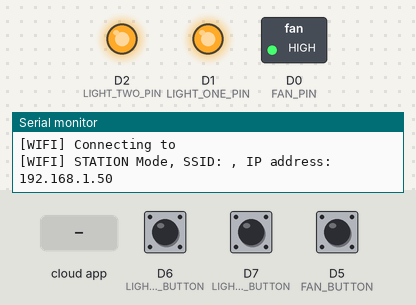
Bench run of a sketch on a simulated ESP8266 (NodeMCU). Shown: switched loads named in the sketch (green lamp = pin HIGH), output pins drawn as LEDs (lit = HIGH), the last lines printed to the serial monitor. The inputs (shaded band) are chosen by the test bench; at power-on: D5 (FAN_BUTTON) HIGH, D6 (LIGHT_ONE_BUTTON) HIGH, D7 (LIGHT_TWO_BUTTON) HIGH. WiFi joins after 1.5 s; servers stay silent unless stated.

Above: at 2.7 s.
2.8 s: the phone or cloud app sets Fan.1 to 1
At 3.4 s:
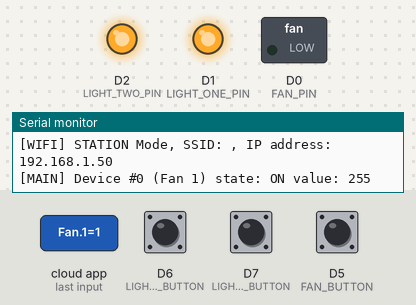
4.3 s: the phone or cloud app sets Light.1 to 1
At 5.5 s:
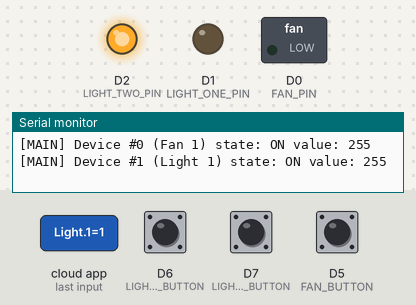
5.8 s: the phone or cloud app sets Fan.1 to 0
At 6.9 s:
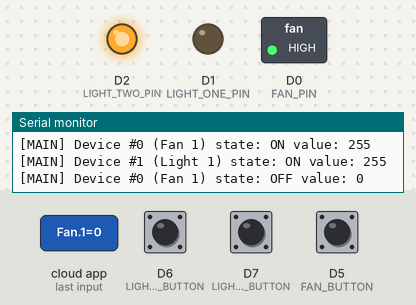
7.3 s: the phone or cloud app sets Light.5 to 1
At 8.0 s:
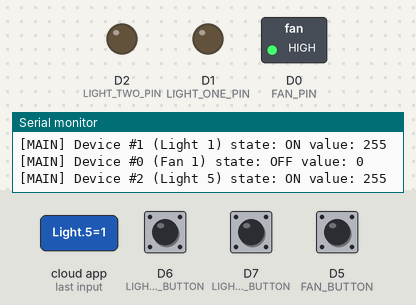
8.8 s: the phone or cloud app sets Light.1 to 0
At 9.1 s:
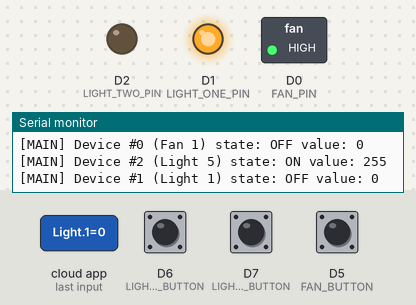
10.3 s: D5 (FAN_BUTTON) pulled LOW for 0.15 s
At 10.37 s:
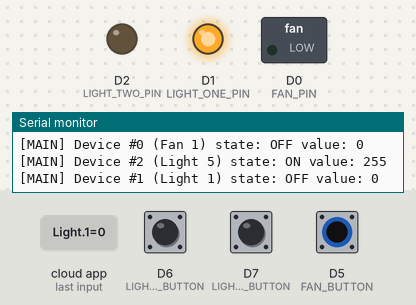
Timing chart, 0 to 12.9 s (numbered marks = the images above; inputs shaded):
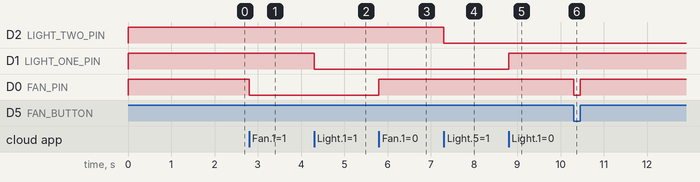

Measured:
- after the input at 2.8 s, D0 (FAN_PIN): HIGH → LOW at once
- after the input at 4.3 s, D1 (LIGHT_ONE_PIN): HIGH → LOW at once
- after the input at 5.8 s, D0 (FAN_PIN): LOW → HIGH at once
- after the input at 7.3 s, D2 (LIGHT_TWO_PIN): HIGH → LOW at once
- after the input at 8.8 s, D1 (LIGHT_ONE_PIN): LOW → HIGH at once
- after the input at 10.3 s, D0 (FAN_PIN): HIGH → LOW at once, → HIGH 0.15 s later

The sketch:

AlexaHome.ino
```cpp
#include <ESP8266WiFi.h>
#include <ESP8266mDNS.h>
#include <WiFiUdp.h>
#include <ArduinoOTA.h>
#include "fauxmoESP.h"
#include "Credentials.h"
#include "Hall_1.h" //Include the file depending on the room you use

fauxmoESP fauxmo;

// -----------------------------------------------------------------------------

#define SERIAL_BAUDRATE      115200

#define FAN_PIN              D0
#define LIGHT_ONE_PIN        D1
#define LIGHT_TWO_PIN        D2

#define FAN_BUTTON           D5
#define LIGHT_ONE_BUTTON     D6
#define LIGHT_TWO_BUTTON     D7

bool fanState                = false;
bool lightOneState           = false;
bool lightTwoState           = false;

bool fanButtonState          = false;
bool lightOneButtonState     = false;
bool lightTwoButtonState     = false;

bool fanLastButtonState      = false;
bool lightOneLastButtonState = false;
bool lightTwoLastButtonState = false;

// -----------------------------------------------------------------------------

void handleAlexa(unsigned char device_id, const char * device_name, bool state, unsigned char value) {

        Serial.printf("[MAIN] Device #%d (%s) state: %s value: %d\n", device_id, device_name, state ? "ON" : "OFF", value);

        if (strcmp(device_name, FAN)==0) {
            if(state != fanState) {
                fanState = state;
                digitalWrite(FAN_PIN, !fanState ? HIGH : LOW);
            }
        } else if (strcmp(device_name, LIGHT_ONE)==0) {
            if(state != lightOneState) {
                lightOneState = state;
                digitalWrite(LIGHT_ONE_PIN, !lightOneState ? HIGH : LOW);
            }
        } else if (strcmp(device_name, LIGHT_TWO)==0) {
            if(state != lightTwoState) {
                lightTwoState = state;
                digitalWrite(LIGHT_TWO_PIN, !lightTwoState ? HIGH : LOW);
            }
        }

}

void setupFauxmo () {
    fauxmo.setPort(80); // This is required for gen3 devices
    fauxmo.enable(true);
    // Add virtual devices
    fauxmo.addDevice(FAN);
    fauxmo.addDevice(LIGHT_ONE);
    fauxmo.addDevice(LIGHT_TWO);
}

void setupOTA() {
    ArduinoOTA.setHostname(ROOM);
    ArduinoOTA.begin();
}

void setupWifi () {
    WiFi.mode(WIFI_STA);
    Serial.printf("[WIFI] Connecting to %s ", WIFI_SSID);
    WiFi.begin(WIFI_SSID, WIFI_PASS);
    while (WiFi.waitForConnectResult() != WL_CONNECTED) {
      Serial.println("Connection Failed! Rebooting...");
      delay(5000);
      ESP.restart();
    }
    Serial.println();
    Serial.printf("[WIFI] STATION Mode, SSID: %s, IP address: %s\n", WiFi.SSID().c_str(), WiFi.localIP().toString().c_str());

}

void setup() {

    // Init serial port and clean garbage
    Serial.begin(SERIAL_BAUDRATE);
    Serial.println();
    Serial.println();
    Serial.println("Booting");

    // LEDs
    pinMode(FAN_PIN, OUTPUT);
    pinMode(LIGHT_ONE_PIN, OUTPUT);
    pinMode(LIGHT_TWO_PIN, OUTPUT);

    pinMode(FAN_BUTTON, INPUT_PULLUP);
    pinMode(LIGHT_ONE_BUTTON, INPUT_PULLUP);
    pinMode(LIGHT_TWO_BUTTON, INPUT_PULLUP);

    digitalWrite(FAN_PIN, HIGH);
    digitalWrite(LIGHT_ONE_PIN, HIGH);
    digitalWrite(LIGHT_TWO_PIN, HIGH);

    // Wifi
    setupWifi();
    setupOTA();
    setupFauxmo();

    fauxmo.onSetState(handleAlexa);
}

void loop() {

    ArduinoOTA.handle();
    fauxmo.handle();
    fanButtonState      = !digitalRead(FAN_BUTTON);
    lightOneButtonState = !digitalRead(LIGHT_ONE_BUTTON);
    lightTwoButtonState = !digitalRead(LIGHT_TWO_BUTTON);

    if (fanButtonState != fanLastButtonState && fanState != fanButtonState) {
        // if the state has changed, increment the counter
        // Delay a little bit to avoid bouncing
        fanState = fanButtonState;
        digitalWrite(FAN_PIN, !fanButtonState);
        fauxmo.setState(FAN, fanState, fanState ? 255 : 0);
        delay(50);
    }
    if (lightOneButtonState != lightOneLastButtonState && lightOneState != lightOneButtonState) {
        // if the state has changed, increment the counter
        // Delay a little bit to avoid bouncing
        lightOneState = lightOneButtonState;
        digitalWrite(LIGHT_ONE_PIN, !lightOneState);
        fauxmo.setState(LIGHT_ONE, lightOneState, lightOneState ? 255 : 0);
        delay(50);
    }
    if (lightTwoButtonState != lightTwoLastButtonState && lightTwoState != lightTwoButtonState) {
        // if the state has changed, increment the counter
        // Delay a little bit to avoid bouncing
        lightTwoState = lightTwoButtonState;
        digitalWrite(LIGHT_TWO_PIN, !lightTwoState);
        fauxmo.setState(LIGHT_TWO, lightTwoState, lightTwoState ? 255 : 0);
        delay(50);
    }
    // save the current state as the last state,
    //for next time through the loop
    fanLastButtonState      = fanButtonState;
    lightOneLastButtonState = lightOneButtonState;
    lightTwoLastButtonState = lightTwoButtonState;
}
```

Credentials_Sample.h
```cpp
#define WIFI_SSID         ""    //Your WiFi SSID
#define WIFI_PASS         ""    //Your WiFi Password
```

Hall_1.h
```cpp
#define FAN                  "Fan 1"
#define LIGHT_ONE            "Light 1"
#define LIGHT_TWO            "Light 5"

#define ROOM                 "Hall 1"
```
